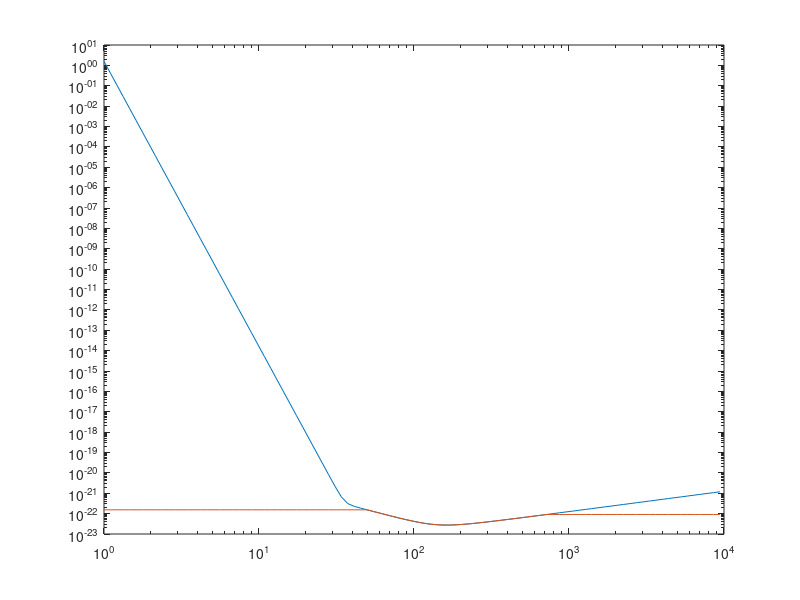
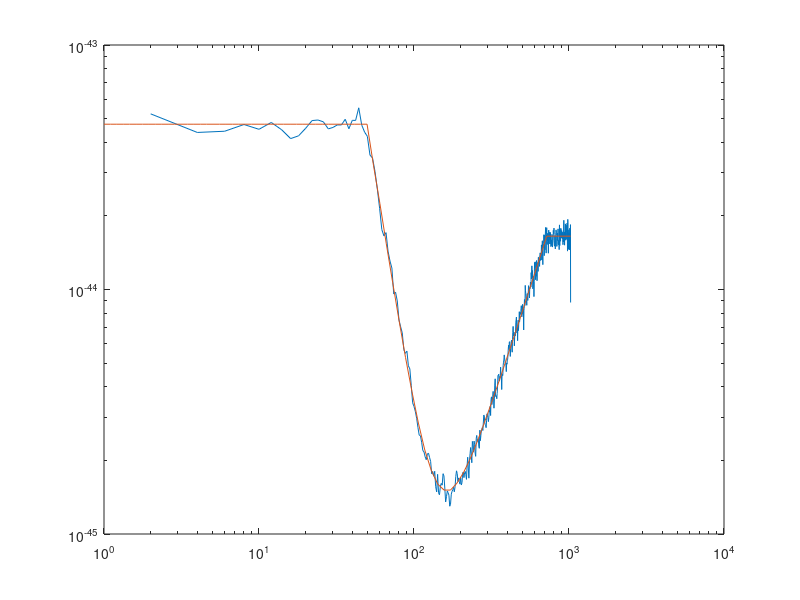

The MATLAB source for these figures, in order:
clear;
clc;
%SDM Added close all
close all;

load("iLIGOSensitivity.txt");

freqVec = iLIGOSensitivity(:,1);
%FIXME The ligo sensitivity curve is already sqrt(PSD): review the lab slides
%SDM renaming the variable appropriately
%psdVec = iLIGOSensitivity(:,2);
sqrtPsdVec = iLIGOSensitivity(:,2);
Signaln = sqrtPsdVec.^2;

%FIXME Plots: No plot titles, axes labels
figure;
loglog(freqVec,sqrtPsdVec);
%SDM
hold on;

% frequency = 50 Hz at item no. 42
% frequency = 700 Hz at item no.70

for i = 1:length(iLIGOSensitivity)
    if freqVec(i) <= 50
        % Signaln(i) = Signaln(42);
        sqrtPsdVec(i) = sqrtPsdVec(42);
    elseif freqVec(i) >= 700
        sqrtPsdVec(i) = sqrtPsdVec(70);
        % Signaln(i) = Signaln(70);
    end
end

%SDM compare the two PSDs
%figure;
loglog(freqVec,sqrtPsdVec);
%xlim([0 2000]);

%% Desigining filter and passing data through it

filtrOrdr = 500;
%FIXME Error: 1024 Hz sampling frequency means highest DFT freq = 512 Hz < 700 Hz cutoff
%sampFreq = 1024;
sampFreq = 2048;
%FIXME Generate a longer noise realization (16384 is only 8 sec long at the new sampling frequency)
nSamples = 16384*8;
%FIXME Error: the function normalize is for statistical analysis! 
%normfreq = normalize(freqVec,'range');
%SDM Restrict the psd vector to half the specified sampling frequency
sqrtPsdVec = sqrtPsdVec(freqVec <= sampFreq/2);
freqVec = freqVec(freqVec <= sampFreq/2);
%SDM Make sure 0 and sampFreq/2 are part of the frequency vector before sending it to the filter design function
freqVec = [0; freqVec; sampFreq/2];
%SDM Extend the psd vector correspondingly (preserve flatness below 50 Hz and above 700 Hz
sqrtPsdVec = [sqrtPsdVec(1); sqrtPsdVec; sqrtPsdVec(end)];

%FIXME The ligo sensitivity curve is already sqrt(PSD): review the lab slides
%sqrtPSD = sqrt(psdVec);
%SDM send in the properly normalized frequency
%b = fir2(filtrOrdr,normfreq,sqrtPSD);
b = fir2(filtrOrdr,freqVec/(sampFreq/2),sqrtPsdVec);
%FIXME Error: The filter is to be run on a realization of white noise
%SDM Generate WGN
inData = randn(1,nSamples);
%SDM run filter on WGN
%outData = sqrt(sampFreq)*fftfilt(b,psdVec);
outData = sqrt(sampFreq)*fftfilt(b,inData);

%FIXME Window length should be longer than tiny 10 samples
%[pxx2,f2] = pwelch(outData, 10, [], [], sampFreq);
[pxx2,f2] = pwelch(outData, 1024, [], [], sampFreq);

% plotting noise produced
figure;
%FIXME loglog is better
%FIXME Plots: No plot titles, axes labels
loglog(f2,pxx2);
%SDM compare with design sensitivity (need to square it) and take care of one-side vs two-sided PSD
hold on;
loglog(freqVec,2*sqrtPsdVec.^2);
